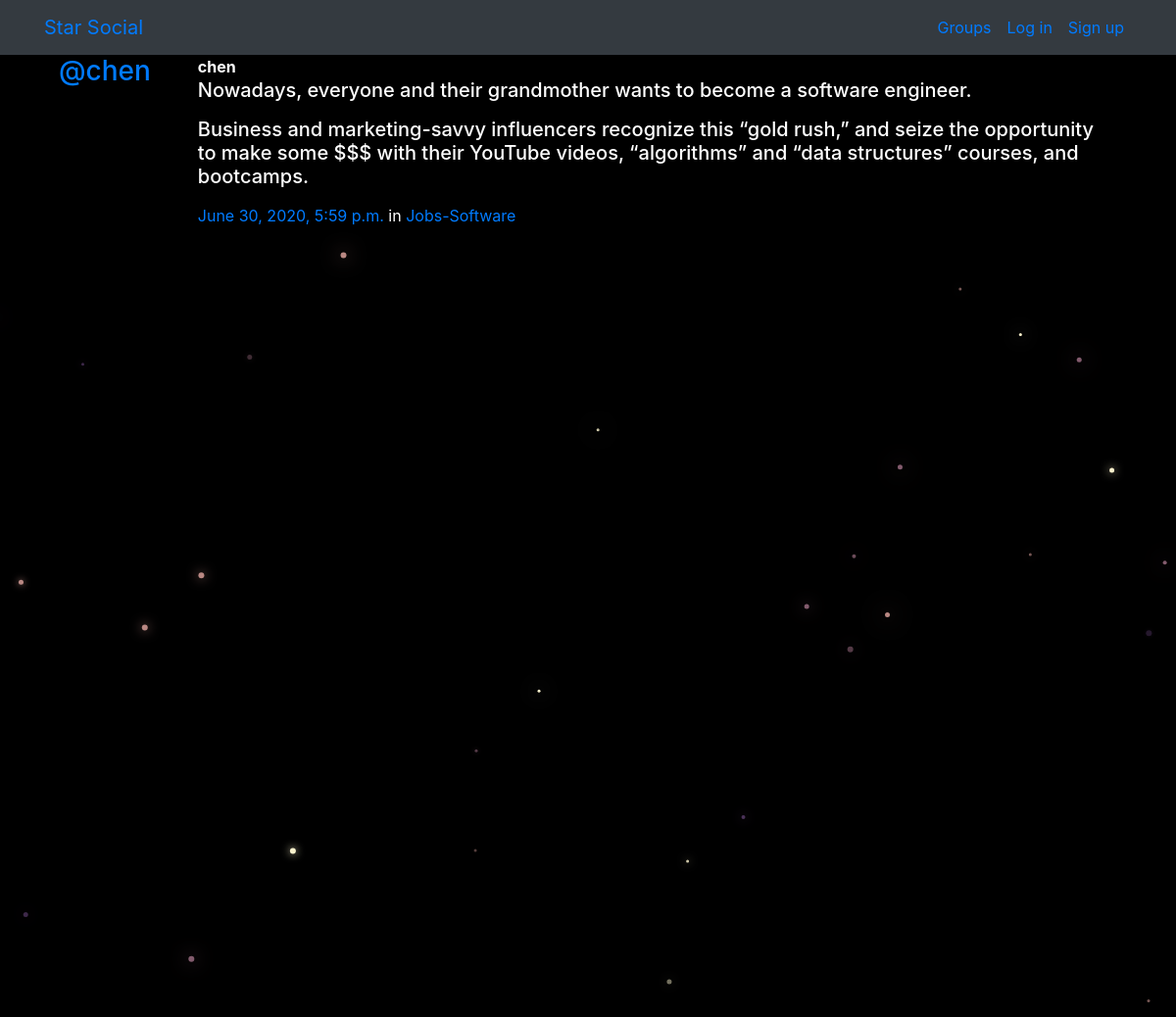
Screenshot of /posts/by/chen/5/ with the database file from the repository.
### posts/models.py (models this page shows, shortened)
class Post(models.Model):
    user = models.ForeignKey(User, related_name="posts",on_delete=models.CASCADE)
    created_at = models.DateTimeField(auto_now=True)
    message = models.TextField()
    message_html = models.TextField(editable=False)
    group = models.ForeignKey(Group, related_name="posts",null=True, blank=True,on_delete=models.CASCADE)
    class Meta:
        ordering = ["-created_at"]
        unique_together = ["user", "message"]

### groups/models.py (models this page shows, shortened)
class Group(models.Model):
    name = models.CharField(max_length=255, unique=True)
    slug = models.SlugField(allow_unicode=True, unique=True)
    description = models.TextField(blank=True, default='')
    description_html = models.TextField(editable=False, default='', blank=True)
    members = models.ManyToManyField(User,through="GroupMember")
    class Meta:
        ordering = ["name"]

### posts/views.py (the view)
# urls.py: path("by/<username>/<int:pk>/",views.PostDetail.as_view(),name="single"),
class PostDetail(SelectRelatedMixin, generic.DetailView):
    model = models.Post
    select_related = ("user", "group")
    def get_queryset(self):
        queryset = super().get_queryset()
        return queryset.filter(
            user__username__iexact=self.kwargs.get("username")
        )

### posts/templates/posts/post_detail.html
{% extends "posts/post_base.html" %}
{% block post_content %}
    {% include "posts/_post.html" %}
{% endblock %}

### posts/templates/posts/_post.html (shortened to what this page needs)
<div class="media">
	<h3 class="mr-5"><a href="{% url 'posts:for_user' username=post.user.username %}">@{{ post.user.username }}</a></h3>
	<div class="media-body">
		<strong>{{ post.user.username }}</strong>
		<h5>{{ post.message_html|safe }}</h5>
			<time class="time"><a href="{% url 'posts:single' username=post.user.username pk=post.pk %}">{{ post.created_at }}</a></time>
			{% if post.group %}
			<span class="group-name">in <a href="#">{{ post.group.name }}</a></span>
			{% endif %}
	</div>
</div>

### static/simplesocial/css/master.css (style rules this page uses)
body { margin: 0; overflow: hidden; background-color: black; color:white; }

### rows the page displays
Post: user.username "chen", message_html "Nowadays, everyone and their grandmother wants to become a software engineer. Business and marketing-savvy influencers recognize this “gold rush,” and seize the opportunity to make some $$$ with their YouTube videos, “algorithms” and “data structures” courses, and bootcamps.", created_at "June 30, 2020, 5:59 p.m.", group.name "Jobs-Software"
